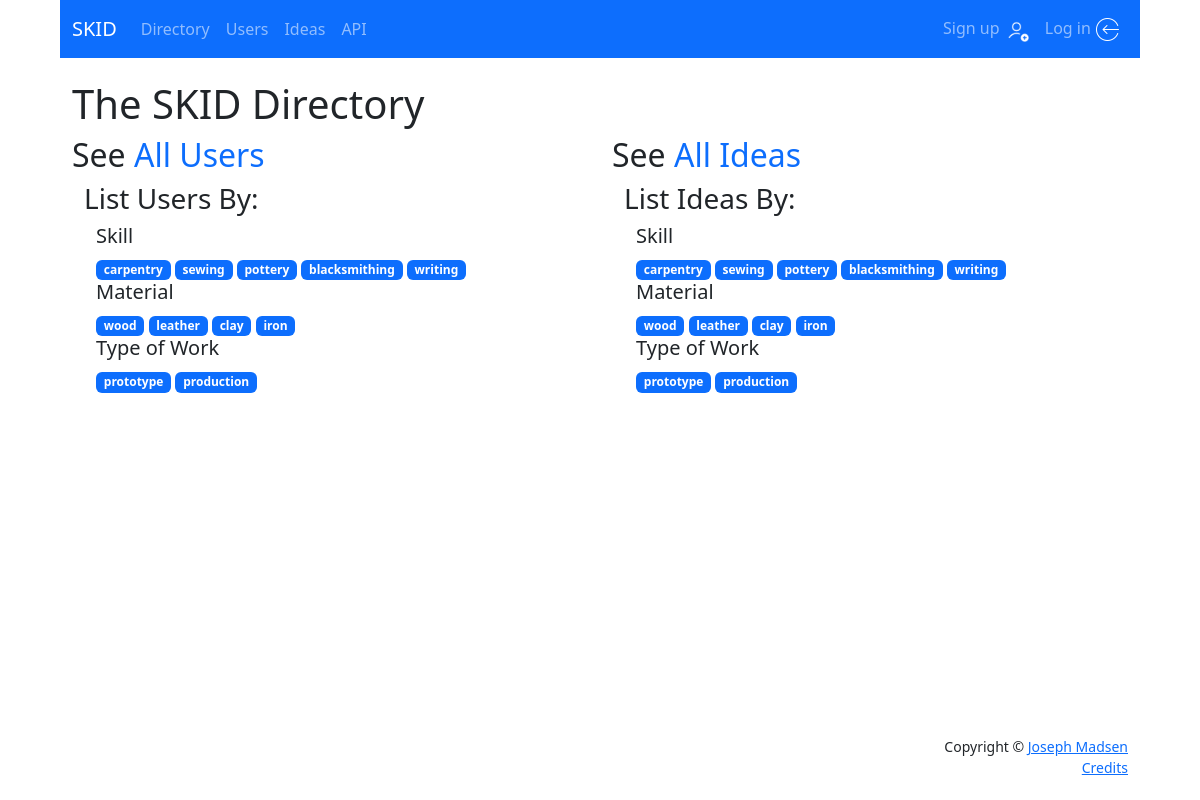
Screenshot of /directory/ with the database file from the repository.
### users/models.py (models this page shows, shortened)
class Skill(models.Model):
    skill = models.CharField(max_length=100, unique=True)
    def __str__(self):
        return self.skill

class Material(models.Model):
    material = models.CharField(max_length=100, unique=True)
    def __str__(self):
        return self.material

class WorkType(models.Model):
    work_type = models.CharField(max_length=100, unique=True)
    def __str__(self):
        return self.work_type

### directory/views.py (the view)
# urls.py: path('', views.directory, name='directory'),
def directory(request):
    try:
        skills = Skill.objects.all()
        materials = Material.objects.all()
        worktype = WorkType.objects.all()
        context = {
            'skills': skills,
            'materials': materials,
            'worktype': worktype,
        }
        return render(request, 'directory/directory.html', context)
    except Exception as err:
        print("ERROR: ", str(err))
        context = {'error': str(err)}
        return render(request, 'error_page.html', context, content_type='text/html')

### directory/templates/directory/directory.html (shortened to what this page needs)
{% extends 'base.html' %}
{% block content %}
    <div class="container">
        <h1>The SKID Directory</h1>
        <div class="row justify-content-evenly">
            <div class="col-6">
                <div>
                    <h2>
                        See <a href="{% url 'directory:users' %}" style="text-decoration: none;">All Users</a>
                    </h2>
                </div>
                <div class="container">
                    <h3>List Users By:</h3>
                        <div class="container">
                            <h5>Skill</h5>
                                {% for skill in skills %}
                                    <a href="{% url 'directory:user_skill' skill.id %}"
                                        class="badge bg-primary" style="text-decoration: none;">
                                        {{ skill }}
                                    </a>
                                {% endfor %}
                            <h5>Material</h5>
                                {% for material in materials %}
                                    <a href="{% url 'directory:user_material' material.id %}"
                                        class="badge bg-primary" style="text-decoration: none;">
                                        {{ material }}
                                    </a>
                                {% endfor %}
                            <h5>Type of Work</h5>
                                {% for type in worktype %}
                                    <a href="{% url 'directory:user_work_type' type.id %}"
                                        class="badge bg-primary" style="text-decoration: none;">
                                        {{ type }}
                                    </a>
                                {% endfor %}
                        </div>
                </div>
            </div>
            <div class="col-6">
                <div>
                    <h2>
                        See <a href="{% url 'directory:ideas' %}" style="text-decoration: none;">All Ideas</a>
                    </h2>
                </div>
                <div class="container">
                    <h3>List Ideas By:</h3>
                        <div class="container">
                            <h5>Skill</h5>
                                {% for skill in skills %}
                                    <a href="{% url 'directory:user_skill' skill.id %}"
                                        class="badge bg-primary" style="text-decoration: none;">
                                        {{ skill }}
                                    </a>
                                {% endfor %}
                            <h5>Material</h5>
                                {% for material in materials %}
                                    <a href="{% url 'directory:user_material' material.id %}"
                                        class="badge bg-primary" style="text-decoration: none;">
                                        {{ material }}
                                    </a>
                                {% endfor %}
                            <h5>Type of Work</h5>
                                {% for type in worktype %}
                                    <a href="{% url 'directory:user_work_type' type.id %}"
                                        class="badge bg-primary" style="text-decoration: none;">
                                        {{ type }}
                                    </a>
                                {% endfor %}
                        </div>
                </div>
            </div>
        </div>
    </div>
{% endblock content %}

### users/static/css/styles.css (style rules this page uses)
body { max-width: 1080px; margin: auto; }

### rows the page displays
Skill: skill "carpentry"
Skill: skill "sewing"
Skill: skill "pottery"
Skill: skill "blacksmithing"
Skill: skill "writing"
Material: material "wood"
Material: material "leather"
Material: material "clay"
Material: material "iron"
WorkType: work_type "prototype"
WorkType: work_type "production"
